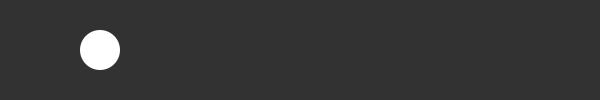
Frame 1 (no input)
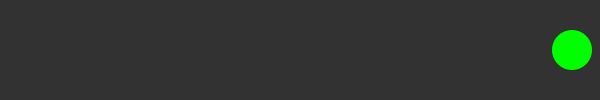
Frame 60 (the mouse pressed at the canvas centre just before this capture)
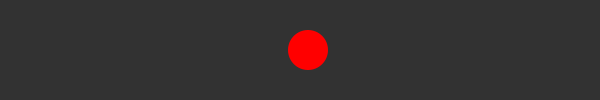
Frame 120 (the mouse held since frame 60 and released just before this capture)

The Processing sketch that drew these frames (run headless with seeded random() and noise(); from frame 60 on, the mouse is pressed at the canvas centre):

// Processing sketch: processing_33968
// ── processing_33968.pde

int savedTime;
int totalTime = 2000;
int redLight = 3000;

int a; //wall
float y;
float x;
int speed = 8; //set speed forthe ball 

void setup() {
  size(600, 100);
  background(50);
  frameRate(50);

  savedTime = millis();

  x=100; //init pos
  a=width-20; //wall
}

void draw() {
  smooth();
  background(50);

  int passedTime = millis() - savedTime;

  noStroke();
  ellipse(x, 50, 40, 40);


  if ((passedTime < totalTime)== true) {

    fill(0, 255, 0);
    x=x+speed;

    if (x > a) {
      speed=speed*-1;
    } 
    if (x < 0) {
      speed=speed*-1;
    }
  } 
  else {
    fill(255, 0, 0);
    x=x;
  }

  if ((passedTime > redLight) == true) {
    savedTime = millis();
  }
}
